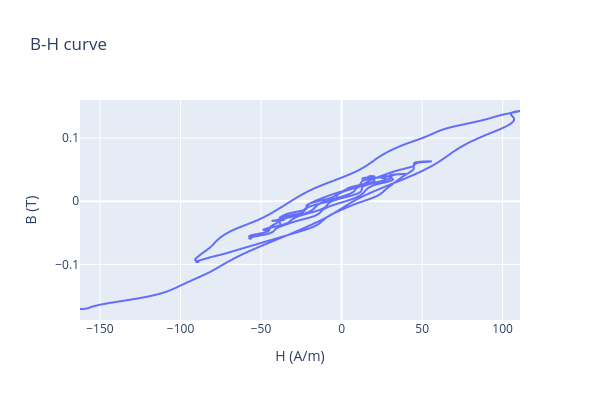

The cell this chart's notebook holds for it:
### Code cell
import plotly.express as px
import plotly.graph_objects as go       
fig = px.line(x=H, y=B, labels={"x":"H (A/m)", "y":"B (T)"}, title="B-H curve")
fig.update_layout(width = 600, height=400   )
fig.show()

### Figure 1 — Plotly figure (JSON) as saved in the notebook; plotly's stock layout.template omitted (floating-point values rounded to 4 significant figures; data arrays with more than 128 entries replaced by an {"elided": "..."} marker saying what was removed)
{"data": [{"hovertemplate": "H (A/m)=%{x}<br>B (T)=%{y}<extra></extra>", "legendgroup": "", "line": {"color": "#636efa", "dash": "solid"}, "marker": {"symbol": "circle"}, "mode": "lines", "name": "", "showlegend": false, "type": "scattergl", "x": {"elided": "9061 float values"}, "xaxis": "x", "y": {"elided": "9061 float values"}, "yaxis": "y"}], "layout": {"height": 400, "legend": {"tracegroupgap": 0}, "title": {"text": "B-H curve"}, "width": 600, "xaxis": {"anchor": "y", "domain": [0, 1], "title": {"text": "H (A/m)"}}, "yaxis": {"anchor": "x", "domain": [0, 1], "title": {"text": "B (T)"}}}}
